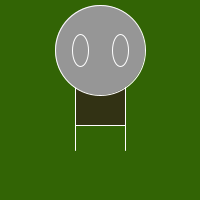
Frame 1 (no input)
Frame 60 (the mouse pressed at the canvas centre just before this capture): identical to frame 1, image omitted
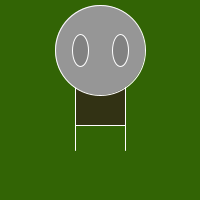
Frame 120 (the mouse held since frame 60 and released just before this capture)

The Processing sketch that drew these frames (run headless with seeded random() and noise(); from frame 60 on, the mouse is pressed at the canvas centre):

// Processing sketch: processing_23200
// ── processing_23200.pde

void setup() {
size(200,200); // set the size of the window
smooth();
frameRate(30);
}


void draw() {
  background(50,100,5); //draw a black background


ellipseMode(CENTER);

// draw zoogs body
stroke(255);
fill(50,50,20);
rect(75,75,50,50);

//draw zoogs head
stroke(255);
fill(150);
ellipse(100,50,90,90);

//draw zoogs eyes
fill(mouseX,mouseY,pmouseX,pmouseY);
ellipse(80,50,16,32);
ellipse(120,50,16,32);

//draw zoogs legs
stroke(255);
line(75,125,75,150);
line(125,125,125,150);

}

void mousePressed() {
  println("hey im cool");
}
